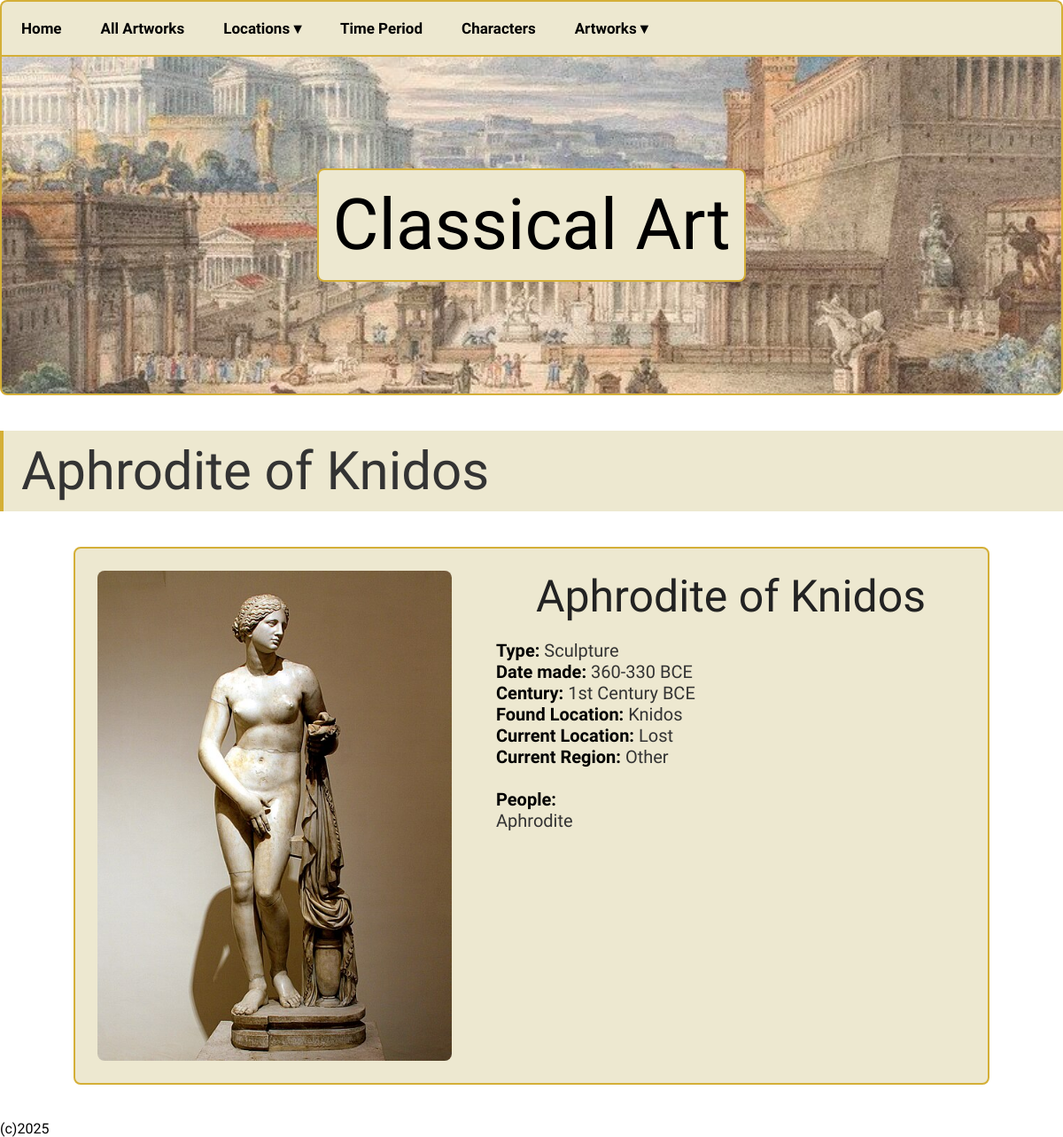
Page /seperate_artworks/5 on the committed database.
### tables this page shows
CREATE TABLE Artwork (id INTEGER PRIMARY KEY NOT NULL, art_name TEXT NOT NULL, type TEXT NOT NULL, years TEXT, FL_id INTEGER REFERENCES FoundLocation (id), CL_id INTEGER REFERENCES CurrentLocation (id), century_id INTEGER REFERENCES Century (id));

CREATE TABLE Century (id INTEGER PRIMARY KEY NOT NULL, century TEXT NOT NULL, time_period TEXT NOT NULL);

CREATE TABLE FoundLocation (id INTEGER PRIMARY KEY NOT NULL, found_location TEXT NOT NULL, information DEFAULT 'no data', region DEFAULT 'no data');

CREATE TABLE CurrentLocation (id INTEGER PRIMARY KEY NOT NULL, current_location TEXT NOT NULL, information DEFAULT 'no data', region);

### main.py (the view)
@app.route('/seperate_artworks/<int:id>')
def seperate_artworks(id):
    db = get_db()
    cursor = db.execute("""
    SELECT
    Artwork.*,
    FoundLocation.found_location,
    CurrentLocation.current_location,
    CurrentLocation.region,
    Century.century,
    Century.time_period,
    -- groups all people in a single row
    GROUP_CONCAT(Person.name, ', ') AS people
    FROM Artwork
    JOIN FoundLocation ON Artwork.FL_id = FoundLocation.id
    JOIN CurrentLocation ON Artwork.CL_id = CurrentLocation.id
    JOIN Century ON Artwork.century_id = Century.id
    LEFT JOIN ArtworkPerson ON Artwork.id = ArtworkPerson.aid
    LEFT JOIN Person ON ArtworkPerson.pid = Person.id
    WHERE Artwork.id = ?
    GROUP BY Artwork.id
    """, (id,))
    art = cursor.fetchone()
    if not art:
        abort(404)
    return render_template('seperate.html', title=art["art_name"], art=art)

### main.py (called while the page is built)
def get_db():
    db = getattr(g, '_database', None)
    if db is None:
        db = g._database = sqlite3.connect('classical.db')
        db.row_factory = sqlite3.Row  # allows dictionary access
        db.commit()
    return db

### templates/seperate.html
{% extends "layout.html" %}
{% block content %}
<div class="section-header">
    <h2 class="section-header-words">{{ art.art_name }}</h2>
</div>
<div class="individual-card">
    <img class="individual-card-image"
         src="{{ url_for('static', filename='images/' ~ art.type ~ '-' ~ art.art_name|replace(' ', '') ~ '.jpg') }}"
         alt="{{ art.art_name }}">
    <div class="individual-card-details">
        <div class="individual-card-name">{{ art.art_name }}</div>
        <div><b>Type:</b> {{ art.type }}</div>
        <div><b>Date made:</b> {{ art.years }}</div>
        <div><b>Century:</b> {{ art.century }}</div>
        <div><b>Found Location:</b> {{ art.found_location }}</div>
        <div><b>Current Location:</b> {{ art.current_location }}</div>
        <div><b>Current Region:</b> {{ art.region }}</div>
        <br><div class="people">
            <b>People:</b>
                {% for name in art.people.split(', ') %}
                <li>{{ name }}</li>
                {% endfor %}
        </div>
    </div>
</div>
{% endblock %}

### static/style.css (style rules this page uses)
* { margin: 0; padding: 0; }
body { font-family: "Luxurious Roman", serif; font-weight: 400; font-style: normal; margin: 0 auto; color: black; }
b { color: black; font-weight: 700; }
.section-header { background-color: #EDE8D0; padding: 10px 20px; margin-top: 40px; border-left: 4px solid rgb(212, 175, 55); }
.section-header-words { font-family: "Tangerine", cursive; font-weight: 400; font-style: normal; font-size: 60px; color: #333; }
.individual-card { display: flex; flex-direction: row; align-items: flex-start; justify-content: center; background-color: #EDE8D0; border: 2px rgb(212, 175, 55) solid; border-radius: 8px; padding: 15px; margin: 40px auto; gap: 30px; max-width: 1000px; flex-wrap: wrap; }
.individual-card-name { font-family: "Tangerine", cursive; font-weight: 400; font-style: normal; font-size: 50px; margin-bottom: 20px; text-align: center; color: #222; }
.individual-card-image { max-width: 400px; width: 100%; height: auto; border-radius: 8px; margin: 10px; flex-shrink: 0; }
.individual-card-details { font-size: 20px; color: #333333; text-align: left; flex: 1; margin: 10px; }
.people { list-style-type: none; }

### rows in the picture
Artwork: art_name "Aphrodite of Knidos", type+art_name (picture), type "Sculpture", years "360-330 BCE"
Century: century "1st Century BCE"
FoundLocation: found_location "Knidos"
CurrentLocation: current_location "Lost", region "Other"

### other values in the picture
{{ name }} "Aphrodite"
